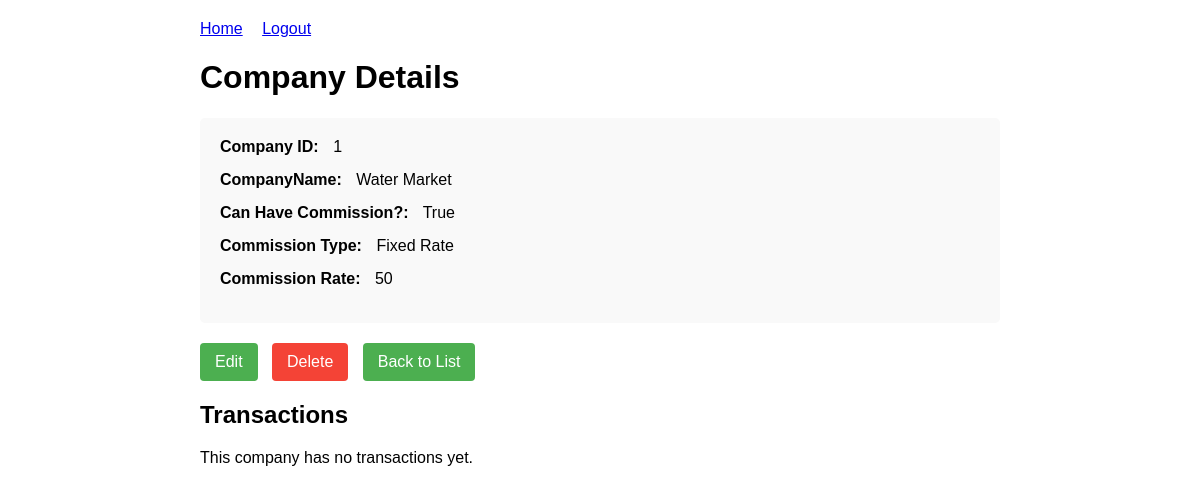
The app's page /companies/company/1/ (signed in) with its own data.
### companies/models.py (models this page shows, shortened)
class Company(models.Model):
    COMMISSION_TYPE_CHOICES = [
        ('Percentage','Percentage'),
        ('Fixed Rate','Fixed Rate'),
        ('No Commission','No Commission'),
    ]
    company_name = models.CharField(max_length=50)
    commission_eligible = models.BooleanField(default=False)
    commission_type = models.CharField(max_length=50, choices=COMMISSION_TYPE_CHOICES)
    commission_rate = models.PositiveIntegerField()

### companies/views.py (the view)
# urls.py: path('company/<int:pk>/', views.CompanyDetailView.as_view(), name='company_detail'),
@method_decorator(login_required, name='dispatch')
class CompanyDetailView(DetailView):
    model = Company
    template_name = 'companies/company_detail.html'
    context_object_name = 'company'

### companies/templates/companies/company_detail.html (shortened to what this page needs)
<!DOCTYPE html>
<html>
<head>
</head>
<body>
    <div class="nav">
        <a href="{% url 'home' %}">Home</a>
        <a href="{% url 'logout' %}">Logout</a>
    </div>
    <h1>Company Details</h1>
    <div class="company-info">
        <div class="field">
            <span class="label">Company ID:</span>
            <span>{{ company.id }}</span>
        </div>
        <div class="field">
            <span class="label">CompanyName:</span>
            <span>{{ company.company_name }}</span>
        </div>
        <div class="field">
            <span class="label">Can Have Commission?:</span>
            <span>{{ company.commission_eligible }}</span>
        </div>
        <div class="field">
            <span class="label">Commission Type:</span>
            <span>{{ company.commission_type }}</span>
        </div>
        <div class="field">
            <span class="label">Commission Rate:</span>
            <span>{{ company.commission_rate }}</span>
        </div>
    </div>
    <div class="actions">
        <a href="{% url 'company_edit' company.id %}" class="btn">Edit</a>
        <a href="{% url 'company_delete' company.id %}" class="btn btn-danger">Delete</a>
        <a href="{% url 'company_list' %}" class="btn">Back to List</a>
    </div>
    <h2>Transactions</h2>
    {% if transactions %}
    <table>
        <thead>
            <tr>
                <th>ID</th>
                <th>Payment Type</th>
                <th>Transaction Type</th>
                <th>Purpose</th>
                <th>Transaction Date</th>
                <th>Status</th>
                <th>Actions</th>
            </tr>
        </thead>
        <tbody>
            {% for transaction in transactions %}
            <tr>
                <td>{{ transaction.id }}</td>
                <td>{{ transaction.payment_type }}</td>
                <td>{{ transaction.transaction_type }}</td>
                <td>{{ transaction.transaction_purpose }}</td>
                <td>{{ transaction.transaction_date }}</td>
                <td>{{ transaction.transaction_status }}</td>
                <td>
                    <a href="{% url 'transaction_detail' transaction.id %}">View</a>
                    <a href="{% url 'transaction_edit' transaction.id %}">Edit</a>
                    <a href="{% url 'transaction_delete' transaction.id %}" onclick="return confirm('Delete this transaction?');">Delete</a>
                </td>
            </tr>
            {% endfor %}
        </tbody>
    </table>
    {% else %}
    <p>This company has no transactions yet.</p>
    {% endif %}
</body>
</html>

### companies/templates/companies/company_detail.html (style rules this page uses)
body { font-family: Arial, sans-serif; max-width: 800px; margin: 0 auto; padding: 20px; }
.company-info { background-color: #f9f9f9; padding: 20px; border-radius: 5px; margin-bottom: 20px; }
.label { font-weight: bold; margin-right: 10px; }
.field { margin-bottom: 15px; }
.actions { margin-top: 20px; }
.btn { display: inline-block; background-color: #4CAF50; color: white; padding: 10px 15px; border: none; border-radius: 4px; cursor: pointer; text-decoration: none; margin-right: 10px; }
.btn-danger { background-color: #f44336; }
.nav { margin-bottom: 20px; }
.nav a { margin-right: 15px; }

### records on screen
Company: id "1", company_name "Water Market", commission_eligible "True", commission_type "Fixed Rate", commission_rate "50"
